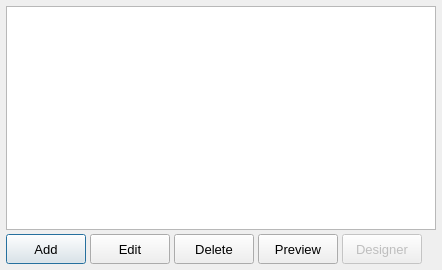
<?xml version="1.0" encoding="UTF-8"?>
<ui version="4.0">
 <class>ReportsDialog</class>
 <widget class="QDialog" name="ReportsDialog">
  <property name="geometry">
   <rect>
    <x>0</x>
    <y>0</y>
    <width>442</width>
    <height>270</height>
   </rect>
  </property>
  <property name="font">
   <font>
    <family>Tahoma</family>
    <pointsize>10</pointsize>
   </font>
  </property>
  <property name="windowTitle">
   <string>Reports</string>
  </property>
  <layout class="QVBoxLayout" name="verticalLayout_2">
   <property name="leftMargin">
    <number>0</number>
   </property>
   <property name="topMargin">
    <number>0</number>
   </property>
   <property name="rightMargin">
    <number>0</number>
   </property>
   <property name="bottomMargin">
    <number>0</number>
   </property>
   <item>
    <widget class="QStackedWidget" name="stackedWidget">
     <property name="currentIndex">
      <number>0</number>
     </property>
     <widget class="QWidget" name="pageTable">
      <layout class="QVBoxLayout" name="verticalLayout">
       <property name="spacing">
        <number>4</number>
       </property>
       <property name="leftMargin">
        <number>6</number>
       </property>
       <property name="topMargin">
        <number>6</number>
       </property>
       <property name="rightMargin">
        <number>6</number>
       </property>
       <property name="bottomMargin">
        <number>6</number>
       </property>
       <item>
        <widget class="AdvTableView" name="reportView"/>
       </item>
       <item>
        <layout class="QHBoxLayout" name="horizontalLayout">
         <item>
          <widget class="QPushButton" name="btnAdd">
           <property name="minimumSize">
            <size>
             <width>0</width>
             <height>30</height>
            </size>
           </property>
           <property name="text">
            <string>Add</string>
           </property>
          </widget>
         </item>
         <item>
          <widget class="QPushButton" name="btnEdit">
           <property name="minimumSize">
            <size>
             <width>0</width>
             <height>30</height>
            </size>
           </property>
           <property name="text">
            <string>Edit</string>
           </property>
          </widget>
         </item>
         <item>
          <widget class="QPushButton" name="btnDelete">
           <property name="minimumSize">
            <size>
             <width>0</width>
             <height>30</height>
            </size>
           </property>
           <property name="text">
            <string>Delete</string>
           </property>
          </widget>
         </item>
         <item>
          <widget class="QPushButton" name="btnPreview">
           <property name="minimumSize">
            <size>
             <width>0</width>
             <height>30</height>
            </size>
           </property>
           <property name="text">
            <string>Preview</string>
           </property>
          </widget>
         </item>
         <item>
          <widget class="QPushButton" name="btnDesigner">
           <property name="enabled">
            <bool>false</bool>
           </property>
           <property name="minimumSize">
            <size>
             <width>0</width>
             <height>30</height>
            </size>
           </property>
           <property name="text">
            <string>Designer</string>
           </property>
          </widget>
         </item>
         <item>
          <spacer name="horizontalSpacer">
           <property name="orientation">
            <enum>Qt::Horizontal</enum>
           </property>
           <property name="sizeHint" stdset="0">
            <size>
             <width>40</width>
             <height>20</height>
            </size>
           </property>
          </spacer>
         </item>
        </layout>
       </item>
      </layout>
     </widget>
     <widget class="ReportEditWidget" name="wdgEdit"/>
    </widget>
   </item>
  </layout>
 </widget>
 <customwidgets>
  <customwidget>
   <class>AdvTableView</class>
   <extends>QTableView</extends>
   <header>widgets/advtableview.h</header>
  </customwidget>
  <customwidget>
   <class>ReportEditWidget</class>
   <extends>QWidget</extends>
   <header>widgets/reporteditwidget.h</header>
   <container>1</container>
  </customwidget>
 </customwidgets>
 <resources/>
 <connections/>
</ui>
